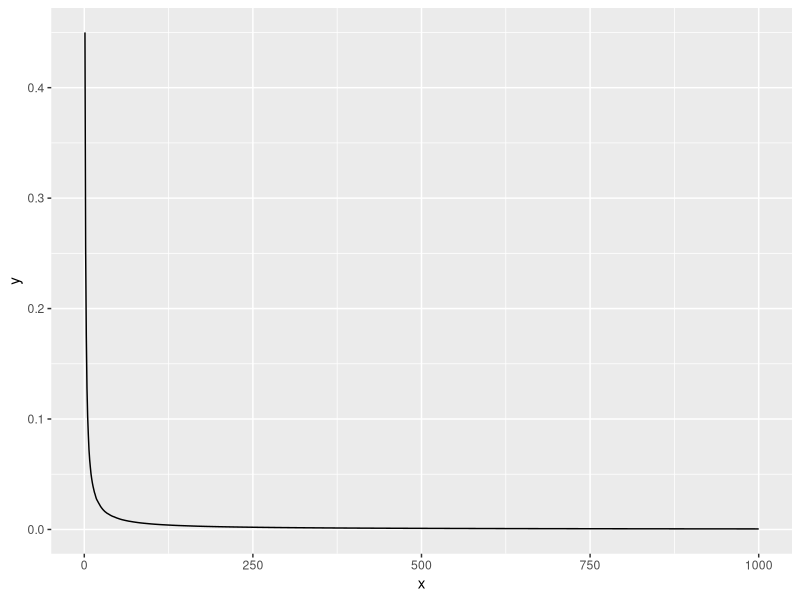
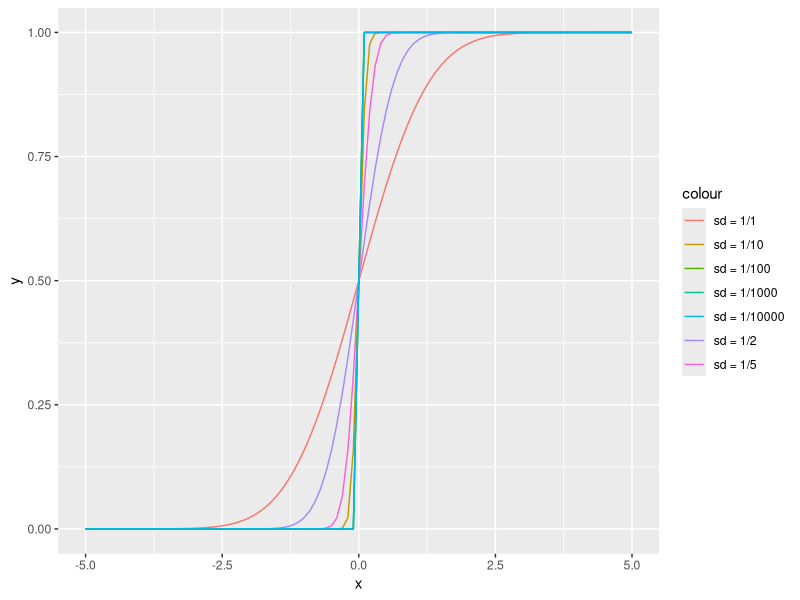

Write the R code that produced these figures, in order.
## ---- chunk 1
togs <- TRUE
library(ggplot2)
library(dplyr)
library(reshape2)
library(tidyr)
# togs <- FALSE
## ---- chunk 2
x <- 1:1000
X <- matrix(data = NA, nrow = length(x), ncol = 100)
y <- vector(mode = "numeric", length = length(x))
for (i in 1:length(x)) {
  X[i, ] <- rbinom(100, size = 1, prob = 0.5)
}
X <- apply(X, 2, cumsum)
tmp_mat <- matrix(data = (1:1000)^2, nrow = 1000, ncol = 100)
X <- X / tmp_mat
y <- apply(X, 1, mean)
ggplot(data.frame(x = x, y = y), aes(x = x, y = y)) +
  geom_line()
## ---- chunk 3
n <- c(1,2,5,10,100,1000)
ggplot(data = data.frame(x = seq(-5, 5, by = 0.01)), aes(x = x)) +
  stat_function(fun = pnorm, args = list(mean = 0, sd = 1/1), aes(color = "sd = 1/1")) +
  stat_function(fun = pnorm, args = list(mean = 0, sd = 1/2), aes(color = "sd = 1/2")) +
  stat_function(fun = pnorm, args = list(mean = 0, sd = 1/5), aes(color = "sd = 1/5")) +
  stat_function(fun = pnorm, args = list(mean = 0, sd = 1/10), aes(color = "sd = 1/10")) +
  stat_function(fun = pnorm, args = list(mean = 0, sd = 1/100), aes(color = "sd = 1/100")) +
  stat_function(fun = pnorm, args = list(mean = 0, sd = 1/1000), aes(color = "sd = 1/1000")) +
  stat_function(fun = pnorm, args = list(mean = 0, sd = 1/10000), aes(color = "sd = 1/10000"))
